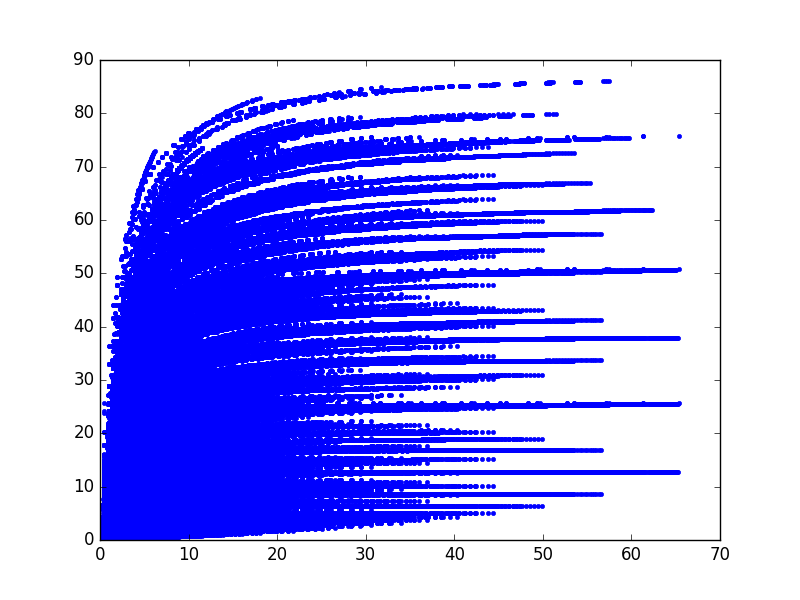

Recreate this plot in Python.
import matplotlib.pyplot as plt
import numpy as np
import math

F = 100 #MHz
N = 192
M = 128
R = 13
C = 13
K = 3
S = 1

ratio = 0.80

DSP = 2800 * ratio
LUT = 303600 * ratio
FF = 607200 * ratio
BRAM = 2060*1024 * ratio


value = []

for Tr in np.arange(1.0, R+1, 1):
    for Tc in np.arange(1.0, C+1, 1):
        for Tn in np.arange(1.0, N+1, 1):
            for Tm in np.arange(1.0, M+1, 1):
                if(Tm*(Tn*3+(Tn-1)*2) < DSP):
                    if(Tm*(Tn*135 + (Tn-1)*214) < LUT):
                        if(Tm*(Tn*128 + (Tn-1)*227) < FF):
                            if(Tn*(S*(Tr-1)+K)*(S*(Tc-1)+K)+Tm*Tn*K*K+Tm*Tr*Tc < BRAM):
                                value.append([Tr, Tc, Tm, Tn])


y = [((M*R*C*N*K*K*2*F/1000)/ \
        (math.ceil(M/tm)*math.ceil(N/tn)*(R/tr)*(C/tc)*(4*(math.log(tn,2)+1)+tr*tc*K*K)), \
        tr, tc, tm, tn)
        for tr, tc, tm, tn in value]


x = [((R*C*M*N*K*K*2/4)/ \
        ((R/tr*C/tc*M/tm*N/tn)*(tm*tn*K*K + tn*(S*(tc-1)+K)*(S*(tr-1)+K)) \
        + (R/tr*C/tc*M/tm)*(tm*tr*tc)), tr, tc, tm, tn) \
        for tr, tc, tm, tn in value]
xx = [x1[0] for x1 in x]
yy = [y1[0] for y1 in y]


for i in range(0, len(x)):
    if(x[i][0] > 55 and y[i][0] > 80):
        print("CTC=%f\tCP=%f\tTr=%f\tTc=%f\tTm=%f\tTn=%f\tBW=%f" % (x[i][0], y[i][0], y[i][1], y[i][2], y[i][3], y[i][4], y[i][0]/x[i][0]))

plt.plot(xx, yy, '.')

plt.show()
